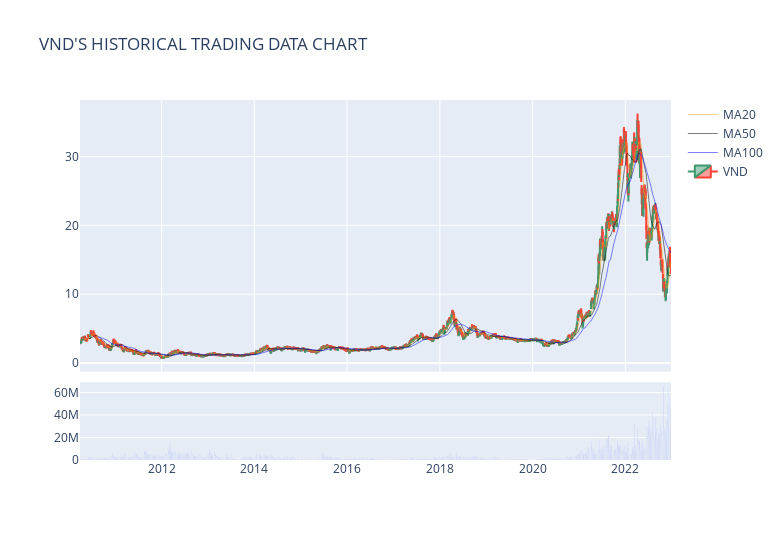
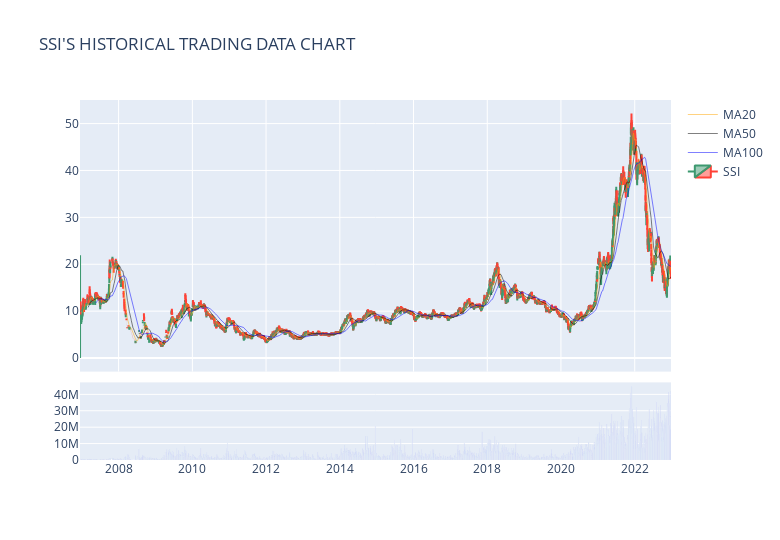

Here is the notebook cell these charts were saved with, in order:
### Code cell
for stock in symbol_list:
    fig = make_subplots(rows=2, cols=1,
                        shared_xaxes=True,
                        vertical_spacing=0.03,
                        row_width=[0.2, 0.7]
                        )

    specific_data = pd.DataFrame(historical_data_frame[stock])
    specific_data = specific_data.dropna()

    specific_data["MA20"] = ta.trend.sma_indicator(specific_data['close'], window=20)
    specific_data["MA50"] = ta.trend.sma_indicator(specific_data['close'], window=50)
    specific_data["MA100"] = ta.trend.sma_indicator(specific_data['close'], window=100)

    fig.add_trace(go.Scatter(x=specific_data.index, y=specific_data['MA20'], name="MA20",line=dict(color = 'orange',width=0.5)))
    fig.add_trace(go.Scatter(x=specific_data.index, y=specific_data['MA50'], name="MA50",line=dict(color = 'black',width=0.5)))
    fig.add_trace(go.Scatter(x=specific_data.index, y=specific_data['MA100'], name="MA100",line=dict(color = 'blue',width=0.5)))

    fig.add_trace(go.Candlestick(x=specific_data.index,
                                 open=specific_data['open'],
                                 high=specific_data['high'],
                                 low=specific_data['low'],
                                 close=specific_data['close'], name=stock),
                  row=1, col=1)
    # Bar trace for volumes on 2nd row without legend
    fig.add_trace(go.Bar(
        x=specific_data.index, y=specific_data['volume'], showlegend=False,marker=dict(color='blue'),opacity=1), row=2, col=1)

    # Do not show rangeslider plot
    fig.update(layout_xaxis_rangeslider_visible=False)

    fig.update_layout(
        autosize=False,
        width=780,
        height=540,
        title_text=stock+'\'S HISTORICAL TRADING DATA CHART'
    )

    fig.show()

### Figure 1 — Plotly figure (JSON) as saved in the notebook; plotly's stock layout.template omitted (floating-point values rounded to 4 significant figures; data arrays with more than 128 entries replaced by an {"elided": "..."} marker saying what was removed)
{"data": [{"line": {"color": "orange", "width": 0.5}, "name": "MA20", "type": "scatter", "x": {"elided": "3164 str values"}, "y": {"elided": "3164 float values"}}, {"line": {"color": "black", "width": 0.5}, "name": "MA50", "type": "scatter", "x": {"elided": "3164 str values"}, "y": {"elided": "3164 float values"}}, {"line": {"color": "blue", "width": 0.5}, "name": "MA100", "type": "scatter", "x": {"elided": "3164 str values"}, "y": {"elided": "3164 float values"}}, {"close": {"elided": "3164 float values"}, "high": {"elided": "3164 float values"}, "low": {"elided": "3164 float values"}, "name": "VND", "open": {"elided": "3164 float values"}, "type": "candlestick", "x": {"elided": "3164 str values"}, "xaxis": "x", "yaxis": "y"}, {"marker": {"color": "blue"}, "opacity": 1, "showlegend": false, "type": "bar", "x": {"elided": "3164 str values"}, "xaxis": "x2", "y": {"elided": "3164 int values"}, "yaxis": "y2"}], "layout": {"autosize": false, "height": 540, "title": {"text": "VND'S HISTORICAL TRADING DATA CHART"}, "width": 780, "xaxis": {"anchor": "y", "domain": [0, 1], "matches": "x2", "rangeslider": {"visible": false}, "showticklabels": false}, "xaxis2": {"anchor": "y2", "domain": [0, 1]}, "yaxis": {"anchor": "x", "domain": [0.2456, 1]}, "yaxis2": {"anchor": "x2", "domain": [0, 0.2156]}}}

### Figure 2 — Plotly figure (JSON) as saved in the notebook; plotly's stock layout.template omitted (floating-point values rounded to 4 significant figures; data arrays with more than 128 entries replaced by an {"elided": "..."} marker saying what was removed)
{"data": [{"line": {"color": "orange", "width": 0.5}, "name": "MA20", "type": "scatter", "x": {"elided": "3961 str values"}, "y": {"elided": "3961 float values"}}, {"line": {"color": "black", "width": 0.5}, "name": "MA50", "type": "scatter", "x": {"elided": "3961 str values"}, "y": {"elided": "3961 float values"}}, {"line": {"color": "blue", "width": 0.5}, "name": "MA100", "type": "scatter", "x": {"elided": "3961 str values"}, "y": {"elided": "3961 float values"}}, {"close": {"elided": "3961 float values"}, "high": {"elided": "3961 float values"}, "low": {"elided": "3961 float values"}, "name": "SSI", "open": {"elided": "3961 float values"}, "type": "candlestick", "x": {"elided": "3961 str values"}, "xaxis": "x", "yaxis": "y"}, {"marker": {"color": "blue"}, "opacity": 1, "showlegend": false, "type": "bar", "x": {"elided": "3961 str values"}, "xaxis": "x2", "y": {"elided": "3961 int values"}, "yaxis": "y2"}], "layout": {"autosize": false, "height": 540, "title": {"text": "SSI'S HISTORICAL TRADING DATA CHART"}, "width": 780, "xaxis": {"anchor": "y", "domain": [0, 1], "matches": "x2", "rangeslider": {"visible": false}, "showticklabels": false}, "xaxis2": {"anchor": "y2", "domain": [0, 1]}, "yaxis": {"anchor": "x", "domain": [0.2456, 1]}, "yaxis2": {"anchor": "x2", "domain": [0, 0.2156]}}}
